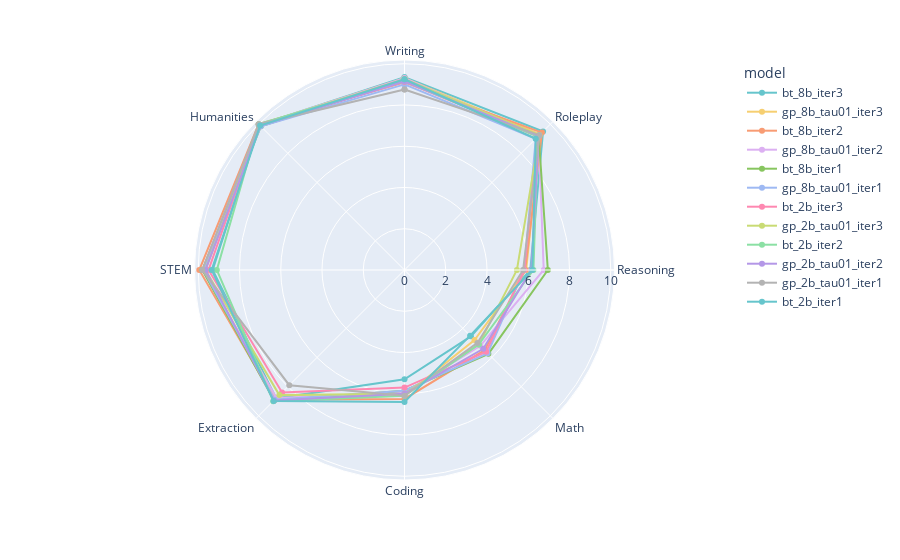

The notebook cell saved with this chart:
### Code cell
# target_models = ["Llama-2-7b-chat", "Llama-2-13b-chat", "Llama-2-70b-chat", "gpt-3.5-turbo", "claude-v1", "gpt-4"]
target_models = [model for model in all_models if ("bt" in model or "tau" in model)]

scores_target = [scores_all[i] for i in range(len(scores_all)) if scores_all[i]["model"] in target_models]

# sort by target_models
scores_target = sorted(scores_target, key=lambda x: target_models.index(x["model"]), reverse=True)

df_score = pd.DataFrame(scores_target)
df_score = df_score[df_score["model"].isin(target_models)]

# rename_map = {"llama-13b": "LLaMA-13B",
#               "alpaca-13b": "Alpaca-13B",
#               "vicuna-33b-v1.3": "Vicuna-33B",
#               "vicuna-13b-v1.3": "Vicuna-13B",
#               "gpt-3.5-turbo": "GPT-3.5-turbo",
#               "claude-v1": "Claude-v1",
#               "gpt-4": "GPT-4"}

# for k, v in rename_map.items():
#     df_score.replace(k, v, inplace=True)

fig = px.line_polar(df_score, r = 'score', theta = 'category', line_close = True, category_orders = {"category": CATEGORIES},
                    color = 'model', markers=True, color_discrete_sequence=px.colors.qualitative.Pastel)

fig.show()

### Figure 1 — Plotly figure (JSON) as saved in the notebook; plotly's stock layout.template omitted (floating-point values rounded to 4 significant figures)
{"data": [{"hovertemplate": "model=bt_8b_iter3<br>score=%{r}<br>category=%{theta}<extra></extra>", "legendgroup": "bt_8b_iter3", "line": {"color": "rgb(102, 197, 204)", "dash": "solid"}, "marker": {"symbol": "circle"}, "mode": "lines+markers", "name": "bt_8b_iter3", "r": [9.35, 9.5, 6.1, 4.55, 5.3, 8.8, 9.3, 9.95, 9.35], "showlegend": true, "subplot": "polar", "theta": ["Writing", "Roleplay", "Reasoning", "Math", "Coding", "Extraction", "STEM", "Humanities", "Writing"], "type": "scatterpolar"}, {"hovertemplate": "model=gp_8b_tau01_iter3<br>score=%{r}<br>category=%{theta}<extra></extra>", "legendgroup": "gp_8b_tau01_iter3", "line": {"color": "rgb(246, 207, 113)", "dash": "solid"}, "marker": {"symbol": "circle"}, "mode": "lines+markers", "name": "gp_8b_tau01_iter3", "r": [9.3, 9.3, 5.9, 4.8, 6.1, 8.8, 9.75, 9.95, 9.3], "showlegend": true, "subplot": "polar", "theta": ["Writing", "Roleplay", "Reasoning", "Math", "Coding", "Extraction", "STEM", "Humanities", "Writing"], "type": "scatterpolar"}, {"hovertemplate": "model=bt_8b_iter2<br>score=%{r}<br>category=%{theta}<extra></extra>", "legendgroup": "bt_8b_iter2", "line": {"color": "rgb(248, 156, 116)", "dash": "solid"}, "marker": {"symbol": "circle"}, "mode": "lines+markers", "name": "bt_8b_iter2", "r": [9.1, 9.425, 5.85, 5.5, 6.25, 8.9, 9.95, 10, 9.1], "showlegend": true, "subplot": "polar", "theta": ["Writing", "Roleplay", "Reasoning", "Math", "Coding", "Extraction", "STEM", "Humanities", "Writing"], "type": "scatterpolar"}, {"hovertemplate": "model=gp_8b_tau01_iter2<br>score=%{r}<br>category=%{theta}<extra></extra>", "legendgroup": "gp_8b_tau01_iter2", "line": {"color": "rgb(220, 176, 242)", "dash": "solid"}, "marker": {"symbol": "circle"}, "mode": "lines+markers", "name": "gp_8b_tau01_iter2", "r": [9.3, 9.2, 6.75, 5.2, 5.95, 8.775, 9.8, 9.95, 9.3], "showlegend": true, "subplot": "polar", "theta": ["Writing", "Roleplay", "Reasoning", "Math", "Coding", "Extraction", "STEM", "Humanities", "Writing"], "type": "scatterpolar"}, {"hovertemplate": "model=bt_8b_iter1<br>score=%{r}<br>category=%{theta}<extra></extra>", "legendgroup": "bt_8b_iter1", "line": {"color": "rgb(135, 197, 95)", "dash": "solid"}, "marker": {"symbol": "circle"}, "mode": "lines+markers", "name": "bt_8b_iter1", "r": [9.2, 9.2, 6.95, 5.75, 5.85, 8.947, 9.8, 9.85, 9.2], "showlegend": true, "subplot": "polar", "theta": ["Writing", "Roleplay", "Reasoning", "Math", "Coding", "Extraction", "STEM", "Humanities", "Writing"], "type": "scatterpolar"}, {"hovertemplate": "model=gp_8b_tau01_iter1<br>score=%{r}<br>category=%{theta}<extra></extra>", "legendgroup": "gp_8b_tau01_iter1", "line": {"color": "rgb(158, 185, 243)", "dash": "solid"}, "marker": {"symbol": "circle"}, "mode": "lines+markers", "name": "gp_8b_tau01_iter1", "r": [9, 9, 5.8, 5.7, 5.85, 8.9, 9.75, 9.85, 9], "showlegend": true, "subplot": "polar", "theta": ["Writing", "Roleplay", "Reasoning", "Math", "Coding", "Extraction", "STEM", "Humanities", "Writing"], "type": "scatterpolar"}, {"hovertemplate": "model=bt_2b_iter3<br>score=%{r}<br>category=%{theta}<extra></extra>", "legendgroup": "bt_2b_iter3", "line": {"color": "rgb(254, 136, 177)", "dash": "solid"}, "marker": {"symbol": "circle"}, "mode": "lines+markers", "name": "bt_2b_iter3", "r": [9.125, 9.15, 5.8, 5.6, 5.7, 8.395, 9.5, 9.95, 9.125], "showlegend": true, "subplot": "polar", "theta": ["Writing", "Roleplay", "Reasoning", "Math", "Coding", "Extraction", "STEM", "Humanities", "Writing"], "type": "scatterpolar"}, {"hovertemplate": "model=gp_2b_tau01_iter3<br>score=%{r}<br>category=%{theta}<extra></extra>", "legendgroup": "gp_2b_tau01_iter3", "line": {"color": "rgb(201, 219, 116)", "dash": "solid"}, "marker": {"symbol": "circle"}, "mode": "lines+markers", "name": "gp_2b_tau01_iter3", "r": [9.25, 9.25, 5.45, 5.1, 6, 8.579, 9.65, 9.95, 9.25], "showlegend": true, "subplot": "polar", "theta": ["Writing", "Roleplay", "Reasoning", "Math", "Coding", "Extraction", "STEM", "Humanities", "Writing"], "type": "scatterpolar"}, {"hovertemplate": "model=bt_2b_iter2<br>score=%{r}<br>category=%{theta}<extra></extra>", "legendgroup": "bt_2b_iter2", "line": {"color": "rgb(139, 224, 164)", "dash": "solid"}, "marker": {"symbol": "circle"}, "mode": "lines+markers", "name": "bt_2b_iter2", "r": [9.15, 9.15, 6.25, 5.1, 6.1, 9, 9.1, 10, 9.15], "showlegend": true, "subplot": "polar", "theta": ["Writing", "Roleplay", "Reasoning", "Math", "Coding", "Extraction", "STEM", "Humanities", "Writing"], "type": "scatterpolar"}, {"hovertemplate": "model=gp_2b_tau01_iter2<br>score=%{r}<br>category=%{theta}<extra></extra>", "legendgroup": "gp_2b_tau01_iter2", "line": {"color": "rgb(180, 151, 231)", "dash": "solid"}, "marker": {"symbol": "circle"}, "mode": "lines+markers", "name": "gp_2b_tau01_iter2", "r": [9.15, 9.2, 6.15, 5.4, 6, 8.95, 9.65, 9.9, 9.15], "showlegend": true, "subplot": "polar", "theta": ["Writing", "Roleplay", "Reasoning", "Math", "Coding", "Extraction", "STEM", "Humanities", "Writing"], "type": "scatterpolar"}, {"hovertemplate": "model=gp_2b_tau01_iter1<br>score=%{r}<br>category=%{theta}<extra></extra>", "legendgroup": "gp_2b_tau01_iter1", "line": {"color": "rgb(179, 179, 179)", "dash": "solid"}, "marker": {"symbol": "circle"}, "mode": "lines+markers", "name": "gp_2b_tau01_iter1", "r": [8.75, 9.25, 5.75, 5, 6.1, 7.9, 9.8, 10, 8.75], "showlegend": true, "subplot": "polar", "theta": ["Writing", "Roleplay", "Reasoning", "Math", "Coding", "Extraction", "STEM", "Humanities", "Writing"], "type": "scatterpolar"}, {"hovertemplate": "model=bt_2b_iter1<br>score=%{r}<br>category=%{theta}<extra></extra>", "legendgroup": "bt_2b_iter1", "line": {"color": "rgb(102, 197, 204)", "dash": "solid"}, "marker": {"symbol": "circle"}, "mode": "lines+markers", "name": "bt_2b_iter1", "r": [9.25, 9, 6.2, 4.5, 6.4, 8.975, 9.35, 9.9, 9.25], "showlegend": true, "subplot": "polar", "theta": ["Writing", "Roleplay", "Reasoning", "Math", "Coding", "Extraction", "STEM", "Humanities", "Writing"], "type": "scatterpolar"}], "layout": {"legend": {"title": {"text": "model"}, "tracegroupgap": 0}, "margin": {"t": 60}, "polar": {"angularaxis": {"categoryarray": ["Writing", "Roleplay", "Reasoning", "Math", "Coding", "Extraction", "STEM", "Humanities"], "categoryorder": "array", "direction": "clockwise", "rotation": 90}, "domain": {"x": [0, 1], "y": [0, 1]}}}}
